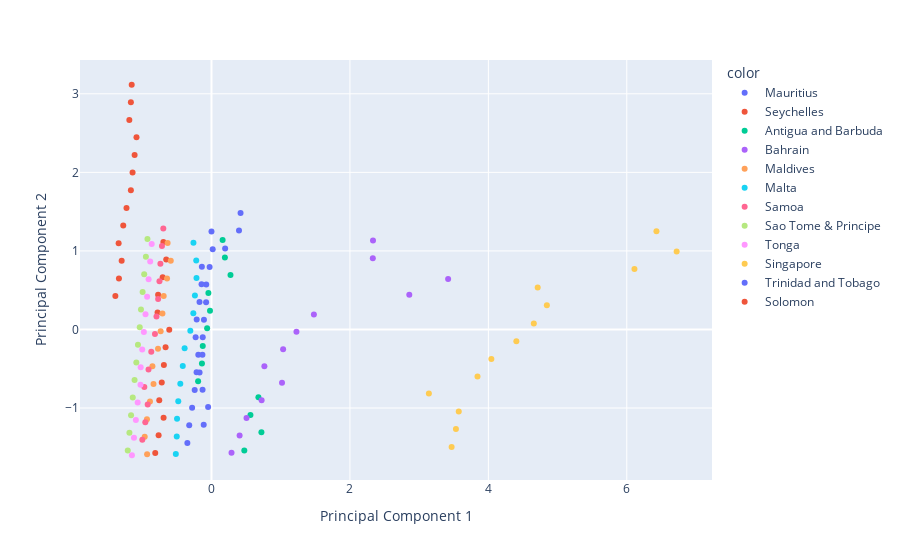

Notebook source saved alongside this figure:
### Code cell
fig = px.scatter(principalComponents, x=0, y=1, color=dfs['country'].values, 
                 labels={'0': 'Principal Component 1', '1': 'Principal Component 2'})
fig.show()

### Figure 1 — Plotly figure (JSON) as saved in the notebook; plotly's stock layout.template omitted (floating-point values rounded to 4 significant figures)
{"data": [{"hovertemplate": "color=Mauritius<br>Principal Component 1=%{x}<br>Principal Component 2=%{y}<extra></extra>", "legendgroup": "Mauritius", "marker": {"color": "#636efa", "symbol": "circle"}, "mode": "markers", "name": "Mauritius", "orientation": "v", "showlegend": true, "type": "scatter", "x": [-0.3488, -0.3218, -0.2798, -0.2428, -0.1722, -0.131, -0.1267, -0.1089, -0.0779, -0.07599, -0.02721, 0.01729, -0.0002295], "xaxis": "x", "y": [-1.444, -1.22, -0.9956, -0.7713, -0.5463, -0.322, -0.09869, 0.1239, 0.3482, 0.5727, 0.7966, 1.021, 1.247], "yaxis": "y"}, {"hovertemplate": "color=Seychelles<br>Principal Component 1=%{x}<br>Principal Component 2=%{y}<extra></extra>", "legendgroup": "Seychelles", "marker": {"color": "#EF553B", "symbol": "circle"}, "mode": "markers", "name": "Seychelles", "orientation": "v", "showlegend": true, "type": "scatter", "x": [-0.8126, -0.7642, -0.692, -0.7547, -0.7186, -0.6879, -0.6631, -0.6103, -0.7791, -0.7711, -0.7055, -0.6541, -0.6952], "xaxis": "x", "y": [-1.572, -1.348, -1.122, -0.9001, -0.6757, -0.4515, -0.2274, -0.0029, 0.217, 0.4408, 0.6657, 0.8902, 1.114], "yaxis": "y"}, {"hovertemplate": "color=Antigua and Barbuda<br>Principal Component 1=%{x}<br>Principal Component 2=%{y}<extra></extra>", "legendgroup": "Antigua and Barbuda", "marker": {"color": "#00cc96", "symbol": "circle"}, "mode": "markers", "name": "Antigua and Barbuda", "orientation": "v", "showlegend": true, "type": "scatter", "x": [0.4739, 0.7211, 0.5628, 0.6782, -0.1933, -0.1378, -0.1262, -0.06304, -0.02161, -0.04466, 0.2745, 0.1937, 0.1605], "xaxis": "x", "y": [-1.539, -1.31, -1.09, -0.8635, -0.6593, -0.4343, -0.2104, 0.01459, 0.2392, 0.4628, 0.6936, 0.9147, 1.138], "yaxis": "y"}, {"hovertemplate": "color=Bahrain<br>Principal Component 1=%{x}<br>Principal Component 2=%{y}<extra></extra>", "legendgroup": "Bahrain", "marker": {"color": "#ab63fa", "symbol": "circle"}, "mode": "markers", "name": "Bahrain", "orientation": "v", "showlegend": true, "type": "scatter", "x": [0.2894, 0.4061, 0.506, 0.7239, 1.019, 0.7642, 1.035, 1.227, 1.48, 2.858, 3.419, 2.331, 2.333], "xaxis": "x", "y": [-1.568, -1.348, -1.128, -0.8995, -0.6795, -0.4693, -0.2512, -0.02915, 0.1911, 0.4436, 0.6412, 0.9077, 1.134], "yaxis": "y"}, {"hovertemplate": "color=Maldives<br>Principal Component 1=%{x}<br>Principal Component 2=%{y}<extra></extra>", "legendgroup": "Maldives", "marker": {"color": "#FFA15A", "symbol": "circle"}, "mode": "markers", "name": "Maldives", "orientation": "v", "showlegend": true, "type": "scatter", "x": [-0.93, -0.9649, -0.9323, -0.8887, -0.8376, -0.8536, -0.7725, -0.7346, -0.7086, -0.6906, -0.6422, -0.5883, -0.6338], "xaxis": "x", "y": [-1.588, -1.366, -1.141, -0.9178, -0.6937, -0.4675, -0.2447, -0.02112, 0.203, 0.4274, 0.6505, 0.8736, 1.1], "yaxis": "y"}, {"hovertemplate": "color=Malta<br>Principal Component 1=%{x}<br>Principal Component 2=%{y}<extra></extra>", "legendgroup": "Malta", "marker": {"color": "#19d3f3", "symbol": "circle"}, "mode": "markers", "name": "Malta", "orientation": "v", "showlegend": true, "type": "scatter", "x": [-0.5151, -0.5019, -0.4977, -0.4799, -0.4507, -0.4148, -0.3882, -0.3057, -0.2623, -0.2395, -0.2168, -0.2204, -0.2606], "xaxis": "x", "y": [-1.586, -1.362, -1.138, -0.9135, -0.6896, -0.4653, -0.2405, -0.01651, 0.2075, 0.4331, 0.6552, 0.8778, 1.103], "yaxis": "y"}, {"hovertemplate": "color=Samoa<br>Principal Component 1=%{x}<br>Principal Component 2=%{y}<extra></extra>", "legendgroup": "Samoa", "marker": {"color": "#FF6692", "symbol": "circle"}, "mode": "markers", "name": "Samoa", "orientation": "v", "showlegend": true, "type": "scatter", "x": [-0.9994, -0.9563, -0.9219, -0.9704, -0.9098, -0.8699, -0.8169, -0.7947, -0.7709, -0.7517, -0.7383, -0.7156, -0.6963], "xaxis": "x", "y": [-1.404, -1.18, -0.9554, -0.7328, -0.5079, -0.2835, -0.05877, 0.1653, 0.3894, 0.6134, 0.8374, 1.062, 1.286], "yaxis": "y"}, {"hovertemplate": "color=Sao Tome & Principe<br>Principal Component 1=%{x}<br>Principal Component 2=%{y}<extra></extra>", "legendgroup": "Sao Tome & Principe", "marker": {"color": "#B6E880", "symbol": "circle"}, "mode": "markers", "name": "Sao Tome & Principe", "orientation": "v", "showlegend": true, "type": "scatter", "x": [-1.21, -1.186, -1.162, -1.137, -1.111, -1.086, -1.062, -1.037, -1.019, -0.9949, -0.9722, -0.9476, -0.9251], "xaxis": "x", "y": [-1.54, -1.315, -1.091, -0.8671, -0.6429, -0.4188, -0.1946, 0.02967, 0.2537, 0.4779, 0.7021, 0.9263, 1.15], "yaxis": "y"}, {"hovertemplate": "color=Tonga<br>Principal Component 1=%{x}<br>Principal Component 2=%{y}<extra></extra>", "legendgroup": "Tonga", "marker": {"color": "#FF97FF", "symbol": "circle"}, "mode": "markers", "name": "Tonga", "orientation": "v", "showlegend": true, "type": "scatter", "x": [-1.15, -1.12, -1.093, -1.066, -1.026, -1.023, -1.001, -0.9766, -0.9531, -0.9299, -0.9084, -0.8855, -0.8639], "xaxis": "x", "y": [-1.601, -1.377, -1.152, -0.9283, -0.7037, -0.4801, -0.2559, -0.03181, 0.1923, 0.4164, 0.6406, 0.8647, 1.089], "yaxis": "y"}, {"hovertemplate": "color=Singapore<br>Principal Component 1=%{x}<br>Principal Component 2=%{y}<extra></extra>", "legendgroup": "Singapore", "marker": {"color": "#FECB52", "symbol": "circle"}, "mode": "markers", "name": "Singapore", "orientation": "v", "showlegend": true, "type": "scatter", "x": [3.469, 3.531, 3.572, 3.141, 3.843, 4.043, 4.404, 4.657, 4.845, 4.713, 6.111, 6.72, 6.428], "xaxis": "x", "y": [-1.496, -1.268, -1.043, -0.8147, -0.5985, -0.3762, -0.1497, 0.07659, 0.3091, 0.5349, 0.7691, 0.9917, 1.25], "yaxis": "y"}, {"hovertemplate": "color=Trinidad and Tobago<br>Principal Component 1=%{x}<br>Principal Component 2=%{y}<extra></extra>", "legendgroup": "Trinidad and Tobago", "marker": {"color": "#636efa", "symbol": "circle"}, "mode": "markers", "name": "Trinidad and Tobago", "orientation": "v", "showlegend": true, "type": "scatter", "x": [-0.1124, -0.04901, -0.1289, -0.2153, -0.1906, -0.2291, -0.2137, -0.1729, -0.1437, -0.1393, 0.1972, 0.3974, 0.4199], "xaxis": "x", "y": [-1.213, -0.9876, -0.7657, -0.5443, -0.3204, -0.09793, 0.1261, 0.3509, 0.5753, 0.7993, 1.031, 1.259, 1.483], "yaxis": "y"}, {"hovertemplate": "color=Solomon<br>Principal Component 1=%{x}<br>Principal Component 2=%{y}<extra></extra>", "legendgroup": "Solomon", "marker": {"color": "#EF553B", "symbol": "circle"}, "mode": "markers", "name": "Solomon", "orientation": "v", "showlegend": true, "type": "scatter", "x": [-1.389, -1.337, -1.298, -1.342, -1.275, -1.228, -1.165, -1.14, -1.111, -1.084, -1.187, -1.165, -1.153], "xaxis": "x", "y": [0.4251, 0.6499, 0.8745, 1.097, 1.323, 1.547, 1.773, 1.997, 2.221, 2.445, 2.667, 2.891, 3.115], "yaxis": "y"}], "layout": {"legend": {"title": {"text": "color"}, "tracegroupgap": 0}, "margin": {"t": 60}, "xaxis": {"anchor": "y", "domain": [0, 1], "title": {"text": "Principal Component 1"}}, "yaxis": {"anchor": "x", "domain": [0, 1], "title": {"text": "Principal Component 2"}}}}
